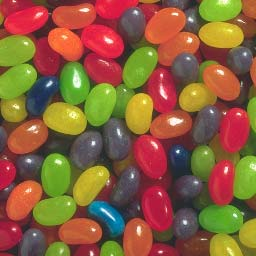
#> input picture DIP/image2.png, 256 x 256 px
$ python splitColorChannel.py
#> lines starting #> are read from the running program, lines starting #| are printed output that depends on the picture
"""Split and merge color channels"""
import cv2
image=cv2.imread("image2.png")
#> image is the input picture: shape (256, 256, 3); mean B, G, R 59.6, 94.7, 137.2
b,g,r=cv2.split(image)
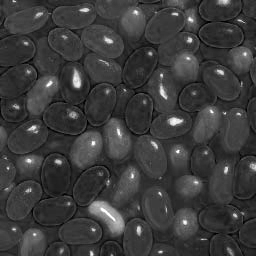
#> b: shape (256, 256); min 0, max 255, mean 59.6
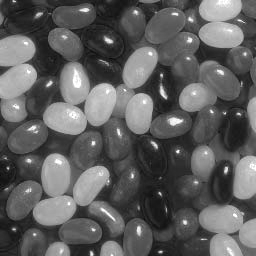
#> g: shape (256, 256); min 7, max 255, mean 94.7
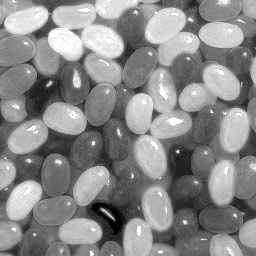
#> r: shape (256, 256); min 0, max 255, mean 137.2

cv2.imshow("Red",r)
cv2.imshow("Green",g)
cv2.imshow("Blue",b)

merged=cv2.merge((r,g,b))
cv2.imshow("Merged",merged)

if cv2.waitKey(0)==27:
#> (key Esc is pressed here)
	cv2.destroyAllWindows()
